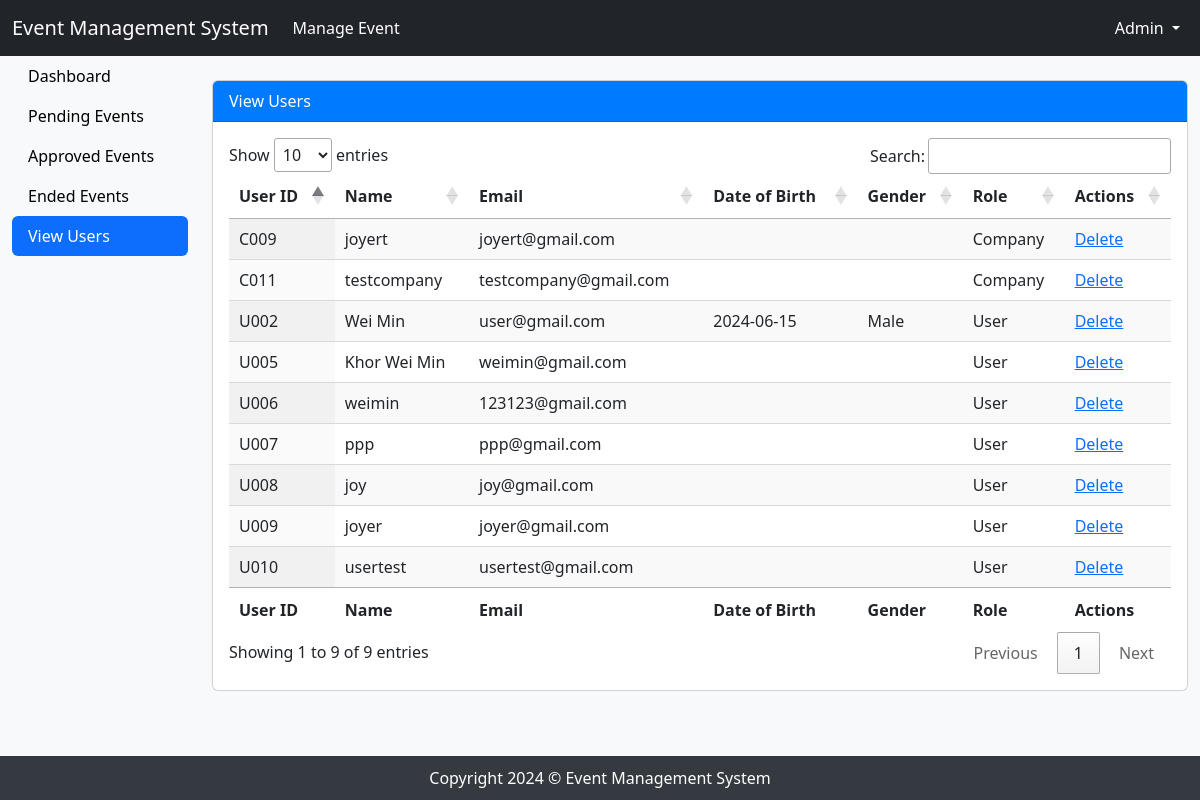
Page /admin_view_users.php (signed in) on the committed database.
### tables this page shows
CREATE TABLE `user` (
  `UserID` varchar(50) NOT NULL,
  `Name` varchar(255) NOT NULL,
  `Email` varchar(255) NOT NULL,
  `Password` varchar(255) NOT NULL,
  `DOB` date DEFAULT NULL,
  `Gender` varchar(255) DEFAULT NULL,
  `Role` varchar(255) NOT NULL
);

### admin_view_users.php (the view, shortened to what this page needs)
<?php
include 'config.php';
$usersSql = "
    SELECT UserID, Name, Email, DOB, Gender, Role
    FROM user
    WHERE Role = 'User' OR Role = 'Company'
";
$usersResult = mysqli_query($con, $usersSql);
?>
<!DOCTYPE html>
<html lang="en">
<head>
    <link rel="stylesheet" href="profile.css">
    <link rel="stylesheet" href="https://cdn.datatables.net/1.11.3/css/jquery.dataTables.min.css">
</head>
<body>
    <?php include 'nav_admin.php'; ?>
    <div class="container-fluid">
        <div class="row">
            <div class="col-lg-2">
                <div class="nav flex-column nav-pills" id="v-pills-tab" role="tablist" aria-orientation="vertical">
                    <a class="nav-link" id="v-pills-view-users-tab" href="admin_dashboard.php" role="tab"
                        aria-controls="v-pills-view-users" aria-selected="false">Dashboard</a>
                    <a class="nav-link" id="v-pills-pending-tab" href="event_pending.php" role="tab"
                        aria-controls="v-pills-pending" aria-selected="false">Pending Events</a>
                    <a class="nav-link" id="v-pills-approved-tab" href="event_approved.php" role="tab"
                        aria-controls="v-pills-approved" aria-selected="false">Approved Events</a>
                    <a class="nav-link" id="v-pills-ended-tab" href="event_ended.php" role="tab"
                        aria-controls="v-pills-ended" aria-selected="false">Ended Events</a>
                    <a class="nav-link active" id="v-pills-view-users-tab" href="admin_view_users.php" role="tab"
                        aria-controls="v-pills-view-users" aria-selected="true">View Users</a>
                </div>
            </div>
            <div class="col-lg-10">
                <div class="card my-4">
                    <div class="card-header">View Users</div>
                    <div class="card-body">
                        <div class="table-responsive">
                            <table id="usersTable" class="display" style="width:100%">
                                <thead>
                                    <tr>
                                        <th>User ID</th>
                                        <th>Name</th>
                                        <th>Email</th>
                                        <th>Date of Birth</th>
                                        <th>Gender</th>
                                        <th>Role</th>
                                        <th>Actions</th>
                                    </tr>
                                </thead>
                                <tbody>
                                    <?php
                                    while ($row = mysqli_fetch_assoc($usersResult)) {
                                        echo '<tr>' .
                                            '<td>' . $row['UserID'] . '</td>' .
                                            '<td>' . $row['Name'] . '</td>' .
                                            '<td>' . $row['Email'] . '</td>' .
                                            '<td>' . $row['DOB'] . '</td>' .
                                            '<td>' . $row['Gender'] . '</td>' .
                                            '<td>' . $row['Role'] . '</td>' .
                                            '<td><a href="delete_user.php?UserID=' . $row['UserID'] . '" onclick="return confirm(\'Are you sure you want to delete this user?\');">Delete</a></td>' .
                                            '</tr>';
                                    }
                                    ?>
                                </tbody>
                                <tfoot>
                                    <tr>
                                        <th>User ID</th>
                                        <th>Name</th>
                                        <th>Email</th>
                                        <th>Date of Birth</th>
                                        <th>Gender</th>
                                        <th>Role</th>
                                        <th>Actions</th>
                                    </tr>
                                </tfoot>
                            </table>
                        </div>
                    </div>
                </div>
            </div>
        </div>
    </div>
    <footer>
        Copyright 2024 © Event Management System
    </footer>
</body>
</html>

### nav_admin.php (shortened to what this page needs)
<?php
    include 'config.php';
    $email=$_SESSION['login'];
    $sql1="SELECT * FROM user WHERE Email='$email'";
    $result1=mysqli_query($con, $sql1);
    $row1=mysqli_fetch_assoc($result1);
?>
<body>
    <nav class="navbar navbar-expand-lg navbar-dark bg-dark">
        <div class="container-fluid">
            <a class="navbar-brand" href="#">Event Management System</a>
            <div class="collapse navbar-collapse" id="navbarScroll">
                <ul class="navbar-nav me-auto my-2 my-lg-0 navbar-nav-scroll" style="--bs-scroll-height: 100px;">
                    <li class="nav-item">
                        <a class="nav-link active" aria-current="page" href="event_pending.php">Manage Event</a>
                    </li>
                </ul>
                <ul class="navbar-nav">
                    <li class="nav-item dropdown">
                        <a class="nav-link active dropdown-toggle" href="#" id="navbarDropdownMenuLink" role="button"
                            data-bs-toggle="dropdown" aria-expanded="false" style = "color:white">
                            <?php echo $row1['Name'] ?>
                        </a>
                    </li>
                </ul>
            </div>
        </div>
    </nav>
</body>

### profile.css (style rules this page uses)
.nav-link { color: black !important; }
.nav-link.active { color: white !important; }
.card-header { background-color: #007bff; color: white; }

### rows in the picture
user: Name "Admin"
user: UserID "C009", Name "joyert", Email "joyert@gmail.com", Role "Company"
user: UserID "C011", Name "testcompany", Email "testcompany@gmail.com", Role "Company"
user: UserID "U002", Name "Wei Min", Email "user@gmail.com", DOB "2024-06-15", Gender "Male", Role "User"
user: UserID "U005", Name "Khor Wei Min", Email "weimin@gmail.com", Role "User"
user: UserID "U006", Name "weimin", Email "123123@gmail.com", Role "User"
user: UserID "U007", Name "ppp", Email "ppp@gmail.com", Role "User"
user: UserID "U008", Name "joy", Email "joy@gmail.com", Role "User"
user: UserID "U009", Name "joyer", Email "joyer@gmail.com", Role "User"
user: UserID "U010", Name "usertest", Email "usertest@gmail.com", Role "User"
